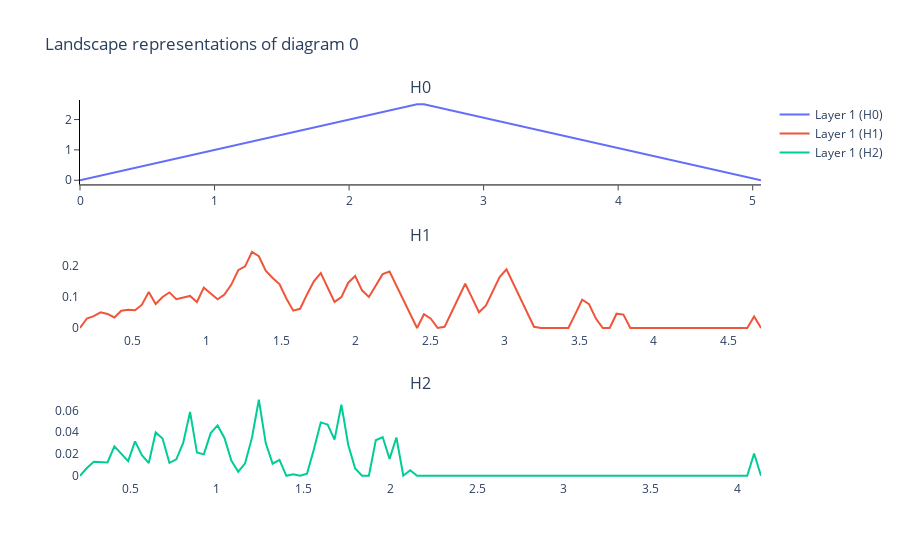

Notebook cell for this chart:
### Code cell
pl = PersistenceLandscape(n_layers=1)
features = pl.fit_transform_plot(diagram)
